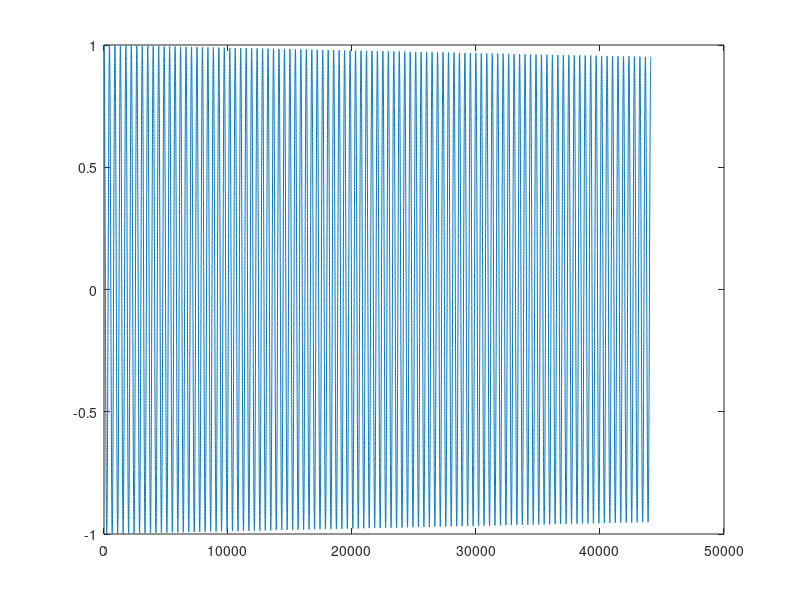

Write MATLAB code to recreate this figure.
clear all;
close all;
clc
tic
fs = 44100;
k = 1/fs;
duration = 1;          % synthesised sound duration in s
dur = fs*duration;
f0 = 100;
R = 0.1;



%initialize u states
uNext = 0;
u = zeros(100,1);
u(1) = 1;
uPrev = u;


l = 1;
for n = 1:dur
    uNext(l) = -4*pi^2*f0^2*k^2*u(1) - R*k*(u(l) - uPrev(l)) + 2*u(l) - uPrev(l);
    
    
    out(n) = uNext(l);
%     plot(uNext);
%     ylim([-1,1]);
%     drawnow;
    uPrev  = u;
    u = uNext;
end
plot(out);
